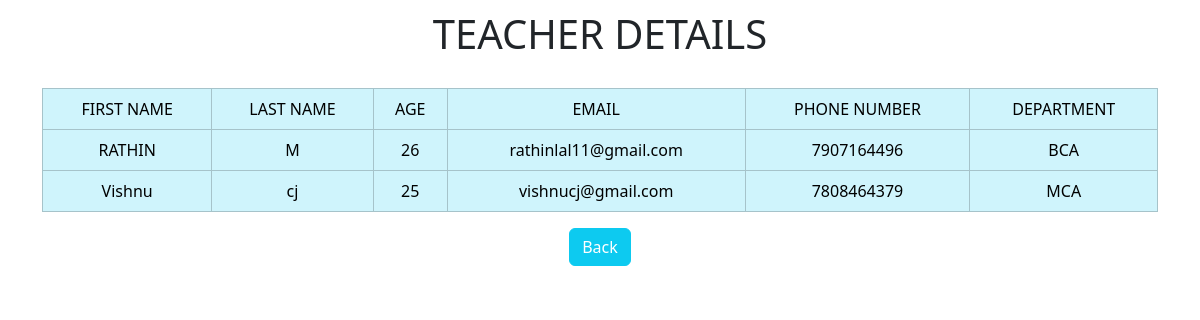
Screenshot of /studentDetails/ with the database file from the repository.
### school_m/models.py (models this page shows)
class Student1(models.Model):
    department_id = models.ForeignKey(Department,on_delete=models.CASCADE)
    stud_id = models.ForeignKey(User,on_delete=models.CASCADE)
    age = models.IntegerField()
    phone = models.BigIntegerField()
    class Meta:
        db_table = 'STUDENT 1'

class User (AbstractUser):
    user_type = models.CharField(max_length=30)
    class Meta:
        db_table = 'USER'

class Department(models.Model):
    department_name = models.CharField(max_length=50)
    class Meta:
        db_table = 'DEPARTMENT'

### school_m/views.py (the view)
# urls.py: path('studentDetails/', views.student_details, ),
def student_details(request):
    data= Student1.objects.filter(stud_id__is_active=True)
    return render(request,'student_details.html',{'data':data})

### school_m/templates/student_details.html (shortened to what this page needs)
<!DOCTYPE html>
<html lang="en">
<head>
    <link href="https://cdn.jsdelivr.net/npm/bootstrap@5.3.8/dist/css/bootstrap.min.css" rel="stylesheet"
>
     <link rel="stylesheet" href="https://cdnjs.cloudflare.com/ajax/libs/remixicon/4.6.0/remixicon.css"
 />
</head>
<body style="text-align: center; padding: 10px;">
<h1>TEACHER DETAILS</h1>
    <div class="container">
        <table class="table table-info table-bordered table-hover">
            <tr>
                <td>FIRST NAME</td>
                <td>LAST NAME</td>
                <td>AGE</td>
                <td>EMAIL</td>
                <td>PHONE NUMBER</td>
                <td>DEPARTMENT</td>
            </tr>
            {% for i in data %}
              <tr>
                <td>{{i.stud_id.first_name}}</td>
                <td>{{i.stud_id.last_name}}</td>
                <td>{{i.age}}</td>
                <td>{{i.stud_id.email}}</td>
                <td>{{i.phone}}</td>
                <td>{{i.department_id.department_name}}</td>
              </tr>
            {% endfor %}
        </table>
        <button class="btn btn-info" style="margin-left: 0px;"><a href="/addmin/"   style="text-decoration: none;color: white;">Back</a></button>
    </div>
</body>
</html>

### school_m/templates/student_details.html (style rules this page uses)
.container { text-align: center; margin-top: 30px; }

### rows the page displays
Student1: stud_id.first_name "RATHIN", stud_id.last_name "M", age "26", stud_id.email "rathinlal11@gmail.com", phone "7907164496", department_id.department_name "BCA"
Student1: stud_id.first_name "Vishnu", stud_id.last_name "cj", age "25", stud_id.email "vishnucj@gmail.com", phone "7808464379", department_id.department_name "MCA"
